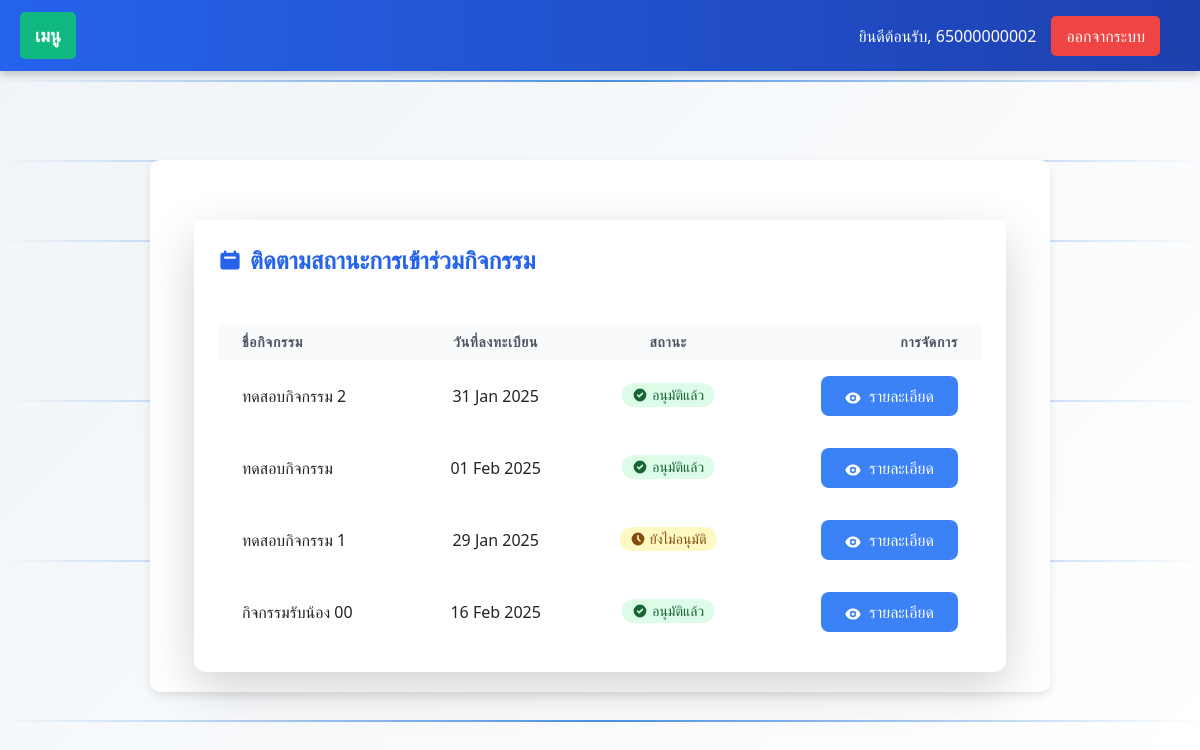
/track-participation/ (signed in), run on an earlier commit of the app's database.
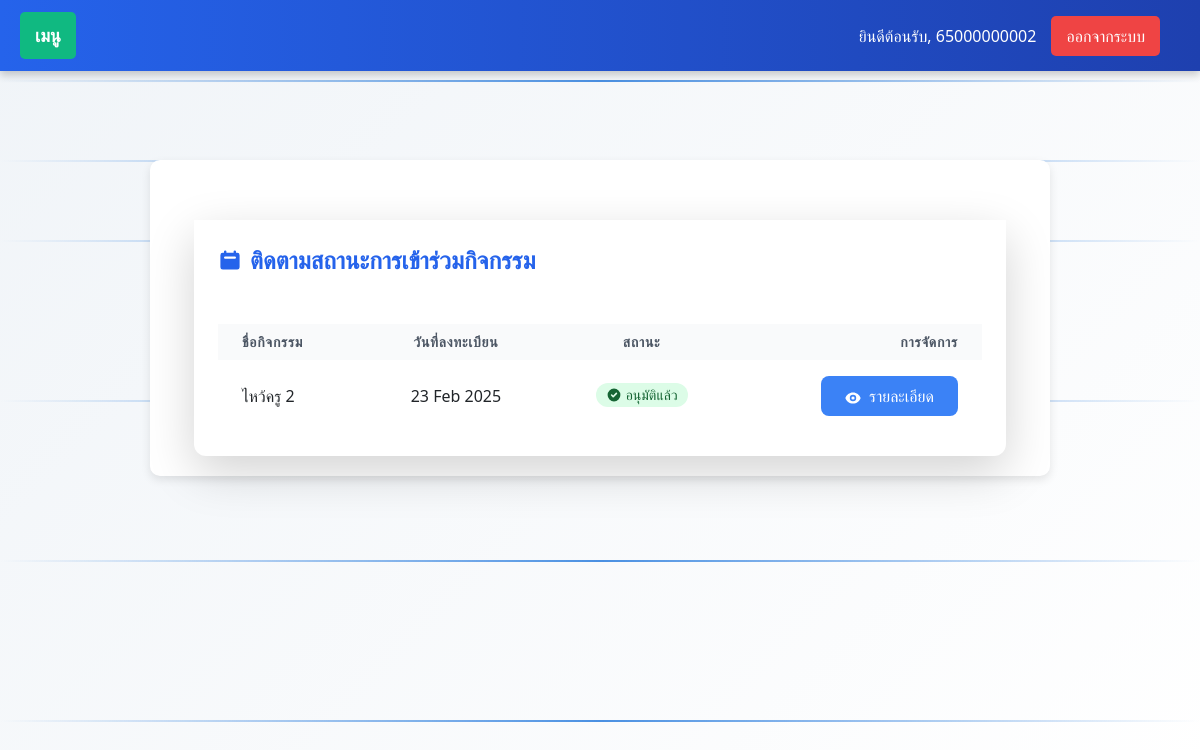
And on a later commit of the database.
### myapp/models.py (models this page shows, shortened)
class CustomUser(AbstractUser):
    USER_TYPE_CHOICES = (
        ('student', 'นักศึกษา'),
        ('teacher', 'อาจารย์'),
        ('admin', 'ผู้ดูแลระบบ'),
    )
    user_type = models.CharField(
        max_length=10,
        choices=USER_TYPE_CHOICES,
        default='student',
        verbose_name='ประเภทผู้ใช้'
    )
    student_id = models.CharField(
        max_length=20,
        unique=True,
        null=True,
        blank=True,
        verbose_name='รหัสนักศึกษา'
    )
    year = models.IntegerField(
        choices=[
            (1, 'ชั้นปีที่ 1'),
            (2, 'ชั้นปีที่ 2'),
            (3, 'ชั้นปีที่ 3'),
            (4, 'ชั้นปีที่ 4'),
        ],
        null=True,
        blank=True,
        verbose_name='ชั้นปี'
    )
    branch = models.CharField(
        max_length=255,
        choices=BRANCH_CHOICES,
        null=True,
        blank=True,
        verbose_name='สาขา'
    )
    groups = models.ManyToManyField(
        Group,
        related_name="customuser_groups",
        blank=True
    )
    user_permissions = models.ManyToManyField(
        Permission,
        related_name="customuser_permissions",
        blank=True
    )
    class Meta:
        verbose_name = 'ผู้ใช้'
        verbose_name_plural = 'ผู้ใช้ทั้งหมด'

class Participation(models.Model):
    STATUS_CHOICES = [
        ('pending', 'ยังไม่อนุมัติ'),
        ('approved', 'อนุมัติแล้ว'),
        ('rejected', 'ไม่อนุมัติ')  # เพิ่มสถานะใหม่
    ]
    activity = models.ForeignKey('Activity', on_delete=models.CASCADE, verbose_name='กิจกรรม')
    student = models.ForeignKey(CustomUser, on_delete=models.CASCADE, verbose_name='นักศึกษา')
    joined_at = models.DateTimeField(default=timezone.now)
    status = models.CharField(
        max_length=10,
        choices=STATUS_CHOICES,
        default='pending',
        verbose_name='สถานะการลงทะเบียน'
    )
    class Meta:
        verbose_name = 'การเข้าร่วมกิจกรรม'
        verbose_name_plural = 'การเข้าร่วมกิจกรรมทั้งหมด'
        unique_together = ('activity', 'student')

class Activity(models.Model):
    name = models.CharField(
        max_length=255,
        verbose_name='ชื่อกิจกรรม'
    )
    description = models.TextField(
        verbose_name='รายละเอียดกิจกรรม'
    )
    start_date = models.DateField(
        verbose_name='วันที่เริ่มจัดกิจกรรม',
        default=datetime.date.today
    )
    end_date = models.DateField(
        verbose_name='วันที่สิ้นสุดกิจกรรม',
        null=True,  # ยอมให้เป็น NULL
        blank=True  # สามารถทิ้งว่างได้ในฟอร์ม
    )
    created_by = models.ForeignKey(
        CustomUser,
        on_delete=models.CASCADE,
        verbose_name='ผู้สร้างกิจกรรม'
    )
    FACULTY_CHOICES = [
        ('all', 'ทุกคนเข้าร่วมได้'),
        ('CS', 'วิทยาการคอมพิวเตอร์'),
        ('CCS', 'วิทยาศาสตร์เครื่องสำอาง'),
        ('OHS', 'อาชีวอนามัยและความปลอดภัย'),
        ('EHS', 'อนามัยสิ่งแวดล้อมและสาธารณภัย'),
        ('MS', 'วิทยาศาสตร์การแพทย์'),
        ('GS', 'วิทยาศาสตร์ทั่วไป'),
        ('IT', 'เทคโนโลยีสารสนเทศ'),
        ('BIB', 'อุตสาหกรรมชีวภาพเพื่อธุรกิจ'),
        ('CYB', 'ความมั่นคงปลอดภัยไซเบอร์'),
    ]
    faculty = models.CharField(
        max_length=10,
        choices=FACULTY_CHOICES,
        default='all',
        verbose_name='คณะที่จัดกิจกรรม'
    )
    class Meta:
        verbose_name = 'กิจกรรม'
        verbose_name_plural = 'กิจกรรมทั้งหมด'

### myapp/views.py (the view)
# urls.py: path('track-participation/', views.track_participation, name='track_participation'),
@login_required
def track_participation(request):
    participations = Participation.objects.filter(student=request.user).select_related('activity')
    participation = participations.first()  # ดึงแค่ตัวแรก ถ้ามี
    context = {
        'participations': participations,
        'participation': participation,  # ส่งตัวเดียวไปด้วย
    }
    return render(request, 'track_participation.html', context)

### templates/track_participation.html (shortened to what this page needs)
{% extends 'base.html' %}
{% block content %}
<div class="container mx-auto mt-10 px-4 relative z-20">
    <div class="bg-white rounded-xl shadow-lg">
        <div class="card-header bg-white border-b border-gray-200 p-4">
            <h2 class="text-xl md:text-2xl font-semibold text-blue-600 flex items-center">
                <svg class="w-6 h-6 mr-2" fill="currentColor" viewBox="0 0 20 20" xmlns="http://www.w3.org/2000/svg"><path fill-rule="evenodd" d="M6 2a1 1 0 00-1 1v1H4a2 2 0 00-2 2v10a2 2 0 002 2h12a2 2 0 002-2V6a2 2 0 00-2-2h-1V3a1 1 0 10-2 0v1H7V3a1 1 0 00-1-1zm0 5a1 1 0 000 2h8a1 1 0 100-2H6z" clip-rule="evenodd" /></svg>
                ติดตามสถานะการเข้าร่วมกิจกรรม
            </h2>
        </div>
        <div class="card-body p-4">
            <div class="overflow-x-auto">
                <table class="w-full text-left">
                    <thead class="bg-gray-50">
                        <tr>
                            <th class="px-4 py-2 text-sm font-semibold text-gray-600 uppercase tracking-wider">ชื่อกิจกรรม</th>
                            <th class="px-4 py-2 text-sm font-semibold text-gray-600 uppercase tracking-wider text-center">วันที่ลงทะเบียน</th>
                            <th class="px-4 py-2 text-sm font-semibold text-gray-600 uppercase tracking-wider text-center">สถานะ</th>
                            <th class="px-4 py-2 text-sm font-semibold text-gray-600 uppercase tracking-wider text-right">การจัดการ</th>
                        </tr>
                    </thead>
                    <tbody>
                        {% for participation in participations %}
                        <tr class="hover:bg-gray-50 transition duration-200">
                            <td class="px-4 py-3 align-middle">{{ participation.activity.name }}</td>
                            <td class="px-4 py-3 align-middle text-center">{{ participation.activity.start_date|date:"d M Y" }}</td>
                            <td class="px-4 py-3 align-middle text-center">
                                {% if participation.status == 'pending' %}
                                    <span class="inline-flex items-center px-2.5 py-0.5 rounded-full text-sm font-medium bg-yellow-100 text-yellow-800">
                                        <svg class="w-4 h-4 mr-1" fill="currentColor" viewBox="0 0 20 20" xmlns="http://www.w3.org/2000/svg"><path fill-rule="evenodd" d="M10 18a8 8 0 100-16 8 8 0 000 16zm1-12a1 1 0 10-2 0v4a1 1 0 00.293.707l2.5 2.5a1 1 0 001.414-1.414L11 9.586V6z" clip-rule="evenodd" /></svg>
                                        ยังไม่อนุมัติ
                                    </span>
                                {% elif participation.status == 'approved' %}
                                    <span class="inline-flex items-center px-2.5 py-0.5 rounded-full text-sm font-medium bg-green-100 text-green-800">
                                        <svg class="w-4 h-4 mr-1" fill="currentColor" viewBox="0 0 20 20" xmlns="http://www.w3.org/2000/svg"><path fill-rule="evenodd" d="M10 18a8 8 0 100-16 8 8 0 000 16zm3.707-9.293a1 1 0 00-1.414-1.414L9 10.586 7.707 9.293a1 1 0 00-1.414 1.414l2 2a1 1 0 001.414 0l4-4z" clip-rule="evenodd" /></svg>
                                        อนุมัติแล้ว
                                    </span>
                                {% endif %}
                            </td>
                            <td class="px-4 py-3 align-middle text-right">
                                <a href="{% url 'activity_detail' participation.activity.id %}" class="inline-block bg-blue-500 hover:bg-blue-600 text-white font-medium py-2 px-4 rounded-lg transition duration-200">
                                    รายละเอียด
                                </a>
                            </td>
                        </tr>
                        {% endfor %}
                    </tbody>
                </table>
            </div>
        </div>
    </div>
</div>
{% endblock %}

### templates/base.html (shortened to what this page needs)
{% load static %}
<!DOCTYPE html>
<html lang="th">
<head>
  <link rel="stylesheet" href="{% static 'css/style.css' %}">
  <link rel="stylesheet" href="https://cdn.jsdelivr.net/npm/bootstrap@5.3.0/dist/css/bootstrap.min.css">
  <link rel="stylesheet" href="https://cdnjs.cloudflare.com/ajax/libs/font-awesome/6.0.0/css/all.min.css">
  <script src="https://cdn.tailwindcss.com"></script>
</head>
<body>
  <div class="moving-line"></div>
  <div class="moving-line"></div>
  <div class="moving-line"></div>
  <div class="base-navbar">
    <div class="base-menu-container" id="menuContainer">
      <a href="#" class="base-menu" id="menuButton">เมนู</a>
    </div>
    <div class="base-right-side">
      {% if user.is_authenticated %}
        <span>ยินดีต้อนรับ, {{ user.username }}</span>
        <form method="post" action="{% url 'logout' %}" style="display:inline;">
          <button type="submit" class="base-logout-btn">ออกจากระบบ</button>
        </form>
      {% else %}
        <a href="{% url 'login' %}">เข้าสู่ระบบ</a>
        <a href="{% url 'register' %}">สมัครสมาชิก</a>
      {% endif %}
    </div>
  </div>
  <div class="base-container">
    {% block content %}
    {% endblock %}
  </div>
</body>
</html>

### templates/base.html (style rules this page uses)
body { margin: 0; padding-top: 60px; min-height: 100vh; background: linear-gradient(135deg, #f0f4f8, #ffffff); overflow-x: hidden; position: relative; }
.moving-line { position: absolute; width: 100%; height: 2px; background: linear-gradient(90deg, transparent, #4a90e2, transparent); animation: moveLine 6s linear infinite; z-index: 0; }
.moving-line:nth-child(1) { top: 10%; }
.moving-line:nth-child(5) { top: 70%; animation-delay: 4s; }
.moving-line:nth-child(6) { top: 90%; animation-delay: 5s; }
.base-container { position: relative; z-index: 10; max-width: 900px; margin: 100px auto 30px; padding: 20px; background: white; box-shadow: 0px 4px 10px rgba(0, 0, 0, 0.1); border-radius: 10px; }
.base-navbar { background: linear-gradient(to right, #2563eb, #1e40af); width: 100%; position: fixed; top: 0; left: 0; display: flex; justify-content: space-between; align-items: center; padding: 12px 20px; box-shadow: 0px 4px 8px rgba(0, 0, 0, 0.2); z-index: 1000; }
.base-menu-container { position: relative; }
.base-menu { font-size: 18px; color: white; text-decoration: none; font-weight: bold; padding: 10px 15px; background-color: #10b981; border-radius: 5px; cursor: pointer; display: inline-block; transition: background-color 0.3s ease; }
.base-right-side { display: flex; gap: 15px; align-items: center; margin-right: 20px; }
.base-right-side span { color: white; font-size: 16px; }
.base-right-side a, .base-logout-btn { color: white; text-decoration: none; padding: 8px 15px; border-radius: 5px; background-color: #f59e0b; transition: background-color 0.3s ease; }
.base-logout-btn { background-color: #ef4444; border: none; cursor: pointer; }

### templates/track_participation.html (style rules this page uses)
.card-header { border-bottom-width: 2px; }

What changed in the data, as far as the page shows it:
removed Participation: activity.name "ทดสอบกิจกรรม 2", activity.start_date "31 Jan 2025", status "approved" (drawn)
removed Participation: activity.name "ทดสอบกิจกรรม", activity.start_date "01 Feb 2025", status "approved" (drawn)
removed Participation: activity.name "ทดสอบกิจกรรม 1", activity.start_date "29 Jan 2025", status "pending" (drawn)
removed Participation: activity.name "กิจกรรมรับน้อง 00", activity.start_date "16 Feb 2025", status "approved" (drawn)
added Participation: activity.name "ไหว้ครู 2", activity.start_date "23 Feb 2025", status "approved" (drawn)
